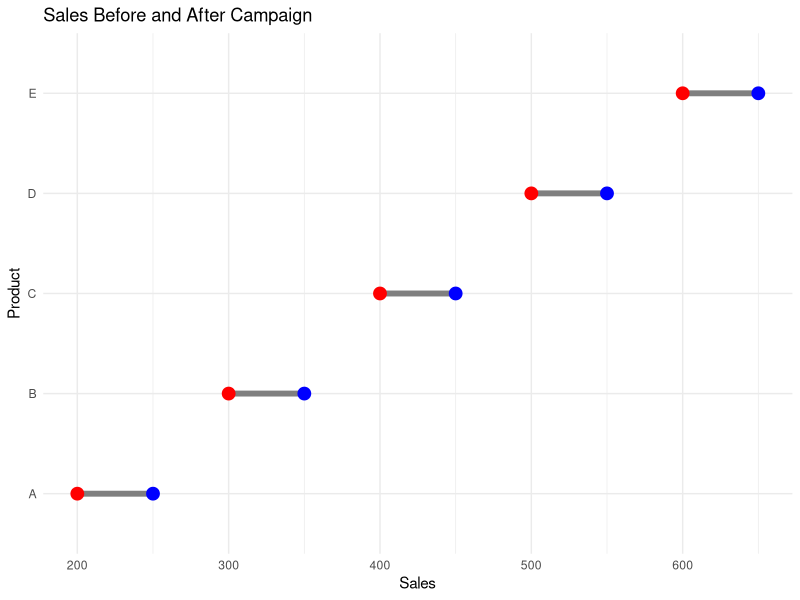

Reproduce this figure in R.
library(ggplot2)

data <- data.frame(
  Product = c("A", "B", "C", "D", "E"),
  Before  = c(200, 300, 400, 500, 600),
  After   = c(250, 350, 450, 550, 650)
)

ggplot(data) +
  # line connecting before to after
  geom_segment(aes(y = Product, yend = Product, x = Before, xend = After),
               color = "gray50", size = 2) +
  # points at before and after
  geom_point(aes(x = Before, y = Product), color = "red", size = 4) +
  geom_point(aes(x = After,  y = Product), color = "blue", size = 4) +
  labs(title = "Sales Before and After Campaign",
       x = "Sales", y = "Product") +
  theme_minimal()